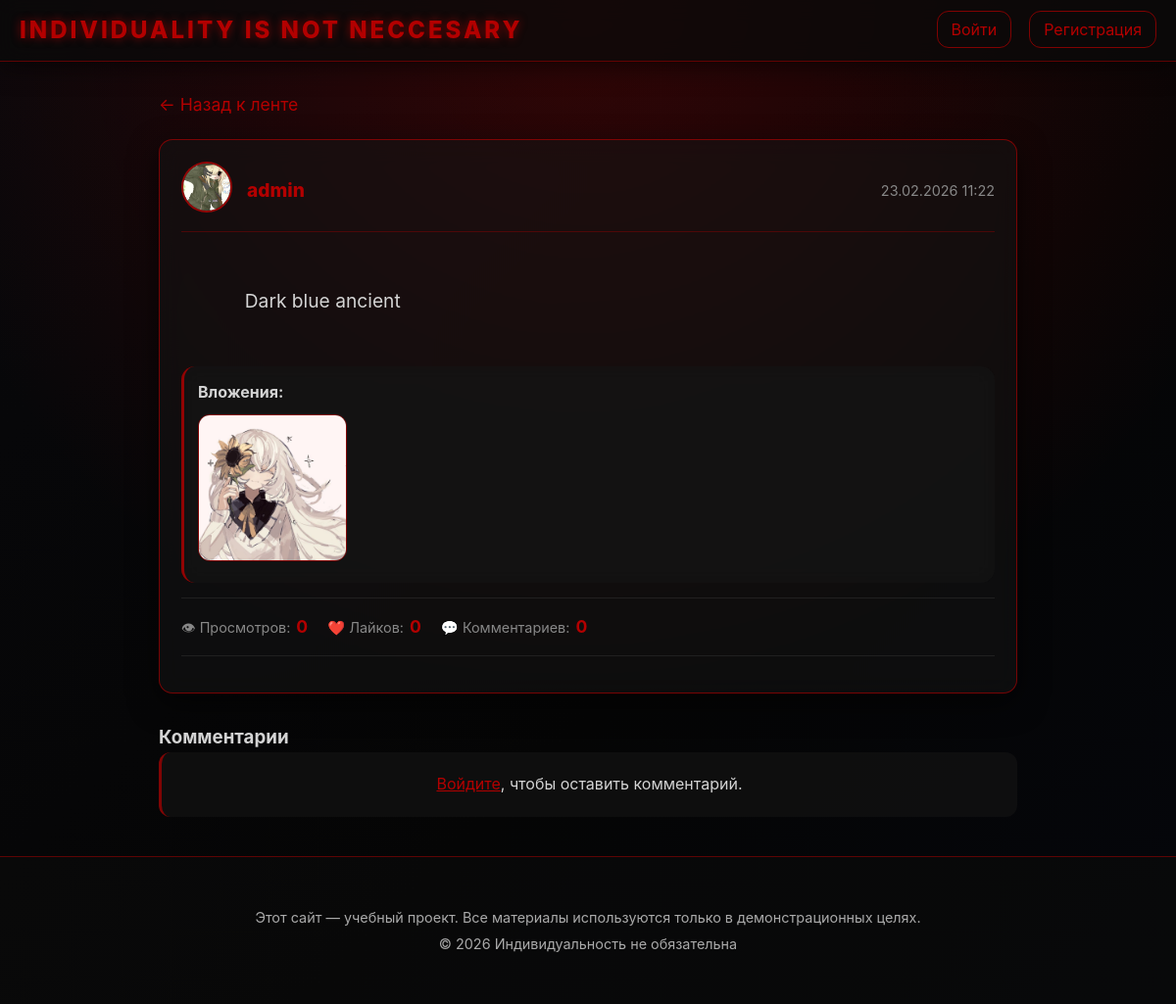
/post/1, run on the app's committed database.
### app.py (models this page shows, shortened)
class User(UserMixin, db.Model):
    id = db.Column(db.Integer, primary_key=True)
    username = db.Column(db.String(80), unique=True, nullable=False)
    email = db.Column(db.String(120), unique=True, nullable=False)
    password_hash = db.Column(db.String(200), nullable=False)
    is_admin = db.Column(db.Boolean, default=False)
    can_post = db.Column(db.Boolean, default=False)
    avatar = db.Column(db.String(300), default='https://res.cloudinary.com/your-cloud/image/upload/default_avatar.png')
    posts = db.relationship('Post', backref='author', lazy=True)
    comments = db.relationship('Comment', backref='author', lazy=True)
    messages_sent = db.relationship(
        'Message',
        foreign_keys='Message.sender_id',
        back_populates='sender',
        lazy='dynamic'
    )
    messages_received = db.relationship(
        'Message',
        foreign_keys='Message.recipient_id',
        back_populates='recipient',
        lazy='dynamic'
    )

class Post(db.Model):
    id = db.Column(db.Integer, primary_key=True)
    content = db.Column(db.Text, nullable=False)
    date_posted = db.Column(db.DateTime, default=datetime.utcnow)
    user_id = db.Column(db.Integer, db.ForeignKey('user.id'), nullable=False)
    attachments = db.relationship('Attachment', backref='post', lazy=True, cascade='all, delete-orphan')
    comments = db.relationship('Comment', backref='post', lazy=True, cascade='all, delete-orphan')
    sticker_id = db.Column(db.Integer, db.ForeignKey('sticker.id'), nullable=True)
    likes_count = db.Column(db.Integer, default=0)

class Attachment(db.Model):
    id = db.Column(db.Integer, primary_key=True)
    filename = db.Column(db.String(200), nullable=False)
    file_url = db.Column(db.String(300), nullable=False)
    post_id = db.Column(db.Integer, db.ForeignKey('post.id'), nullable=False)

### app.py (the view)
@app.route('/post/<int:post_id>')
def post_detail(post_id):
    post = Post.query.get_or_404(post_id)
    return render_template('post_detail.html', post=post)

### app.py (called while the page is built)
@app.context_processor
def utility_processor():
    def avatar_url(user):
        from datetime import datetime
        if user is None or user.avatar is None:
            return url_for('static', filename='uploads/default_avatar.png')
        if user.avatar.startswith('http'):
            return user.avatar
        base_url = url_for('static', filename='uploads/' + user.avatar)
        cache_buster = int(datetime.utcnow().timestamp())
        return f"{base_url}?v={cache_buster}"
    from datetime import datetime
    return dict(
        avatar_url=avatar_url,
        current_year=datetime.utcnow().year
    )

### templates/post_detail.html (shortened to what this page needs)
{% extends "base.html" %}
{% block content %}
<div class="post-detail-container">
    <div class="back-navigation">
        <a href="{{ url_for('index') }}" class="back-link">← Назад к ленте</a>
    </div>
    <div class="post-card detail-view" id="post-{{ post.id }}">
        <div class="post-header">
            <a href="{{ url_for('user_profile', user_id=post.author.id) }}">
                <img src="{{ avatar_url(post.author) }}" alt="avatar" class="avatar" onerror="this.src='https://res.cloudinary.com/dssim246k/image/upload/v123456/default_avatar_i5bg2p.png'">
            </a>
            <a href="{{ url_for('user_profile', user_id=post.author.id) }}" class="username">{{ post.author.username }}</a>
            <span class="post-date">{{ post.date_posted.strftime('%d.%m.%Y %H:%M') }}</span>
        </div>
        <div class="post-content detail-content">
            {{ post.content }}
        </div>
        {% if post.attachments %}
            <div class="post-attachments">
                <strong>Вложения:</strong>
                <div class="attachment-grid">
                {% for att in post.attachments %}
                    {% set ext = att.file_url.split('.')[-1].lower() %}
                    {% if ext in ['jpg', 'jpeg', 'png', 'gif'] %}
                        <a href="{{ url_for('static', filename='uploads/' + att.file_url) }}" target="_blank">
                            <img src="{{ url_for('static', filename='uploads/' + att.file_url) }}" alt="{{ att.filename }}" class="attachment-image">
                        </a>
                    {% else %}
                        <a href="{{ url_for('static', filename='uploads/' + att.file_url) }}" target="_blank" class="attachment-file">{{ att.filename }}</a>
                    {% endif %}
                {% endfor %}
                </div>
            </div>
        {% endif %}
        <div class="post-stats">
            <div class="stat-item">
                <span class="stat-label">👁 Просмотров:</span>
                <span class="stat-value">{{ post.views|default(0) }}</span>
            </div>
            <div class="stat-item">
                <span class="stat-label">❤️ Лайков:</span>
                <span class="stat-value" id="like-count-{{ post.id }}">{{ post.likes|length }}</span>
            </div>
            <div class="stat-item">
                <span class="stat-label">💬 Комментариев:</span>
                <span class="stat-value">{{ post.comments|length }}</span>
            </div>
        </div>
    </div>
    <div class="comments-section">
        <h3>Комментарии</h3>
        {% if current_user.is_authenticated %}
            <form method="POST" action="{{ url_for('add_comment', post_id=post.id) }}" class="comment-form" id="comment-form-{{ post.id }}">
                <input type="hidden" name="csrf_token" value="{{ csrf_token() }}">
                <textarea name="content" placeholder="Написать комментарий..." required></textarea>
                <button type="submit" class="btn btn-sm">Отправить</button>
            </form>
        {% else %}
            <p class="login-to-comment">
                <a href="{{ url_for('login') }}">Войдите</a>, чтобы оставить комментарий.
            </p>
        {% endif %}
    </div>
</div>
{% endblock %}

### static/css/style.css (style rules this page uses)
:root { --bg: #050505; --bg-alt: rgba(15, 15, 15, 0.95); --card: rgba(20, 20, 20, 0.55); --border: rgba(179, 0, 0, 0.65); --accent: #b30000; --accent-2: #ff4d4d; --text: #d4d4d4; --muted: #888; --shadow: rgba(179, 0, 0, 0.35); --radius: 14px; --font: "Inter", system-ui, -apple-system, BlinkMacSystemFont, "Segoe UI", sans-serif; --mono: "Courier New", monospace; --transition: 0.25s ease; }
* { margin: 0; padding: 0; box-sizing: border-box; }
body { background: radial-gradient(circle at top, rgba(179, 0, 0, 0.25), transparent 60%), linear-gradient(135deg, #08080b 0%, #050505 60%, #05060b 100%); color: var(--text); font-family: var(--font); line-height: 1.6; min-height: 100vh; position: relative; overflow-x: hidden; }
a { color: var(--accent); text-decoration: none; transition: color var(--transition), text-shadow var(--transition); }
.post-card { background: var(--card); border: 1px solid var(--border); border-radius: var(--radius); padding: 22px; box-shadow: 0 10px 30px rgba(0, 0, 0, 0.6); transition: transform var(--transition), box-shadow var(--transition), border-color var(--transition); animation: fadeInUp 0.9s ease; backdrop-filter: blur(12px); }
.post-header { display: flex; align-items: center; gap: 15px; margin-bottom: 18px; border-bottom: 1px solid rgba(179, 0, 0, 0.35); padding-bottom: 12px; flex-wrap: wrap; }
.avatar { width: 52px; height: 52px; border-radius: 50%; border: 2px solid rgba(179, 0, 0, 0.8); object-fit: cover; background-color: rgba(30, 30, 30, 0.8); }
.username { font-weight: 800; color: var(--accent); font-size: 1.2em; word-break: break-word; }
.post-date { margin-left: auto; font-size: 0.9em; color: var(--muted); }
.post-content { font-size: 1.1em; white-space: pre-wrap; word-wrap: break-word; margin-bottom: 15px; }
.post-attachments { margin: 15px 0; padding: 14px; background: rgba(20, 20, 20, 0.6); border-radius: 14px; border-left: 3px solid rgba(179, 0, 0, 0.8); backdrop-filter: blur(10px); }
.attachment-grid { display: grid; grid-template-columns: repeat(auto-fill, minmax(150px, 1fr)); gap: 10px; margin-top: 10px; }
.attachment-image { width: 100%; height: 150px; object-fit: cover; border-radius: 12px; border: 1px solid rgba(179, 0, 0, 0.7); transition: transform var(--transition), box-shadow var(--transition); }
.post-detail-container { max-width: 900px; margin: 0 auto 40px; padding: 0 12px; }
.post-card.detail-view { margin-bottom: 30px; }
.back-navigation { margin-bottom: 20px; }
.back-link { color: var(--accent); text-decoration: none; font-size: 1.1em; }
.post-content.detail-content { font-size: 1.2em; line-height: 1.8; }
.post-stats { display: flex; gap: 20px; padding: 15px 0; border-top: 1px solid rgba(255, 255, 255, 0.08); border-bottom: 1px solid rgba(255, 255, 255, 0.08); margin: 15px 0; flex-wrap: wrap; }
.stat-item { display: flex; gap: 6px; align-items: center; }
.stat-label { color: var(--muted); font-size: 0.9em; }
.stat-value { color: var(--accent); font-weight: bold; font-size: 1.1em; }
.login-to-comment { text-align: center; padding: 20px; background: rgba(20, 20, 20, 0.6); border-radius: 12px; border-left: 3px solid rgba(179, 0, 0, 0.7); }
.login-to-comment a { color: var(--accent); text-decoration: underline; }

### data on the page
User: avatar (picture), author.username "admin"
Post: date_posted "23.02.2026 11:22", content "Dark blue ancient"
Attachment: file_url+filename (picture)

### other printed values
{{ post.views|default(0) }} "0"
{{ post.likes|length }} "0"
{{ post.comments|length }} "0"
